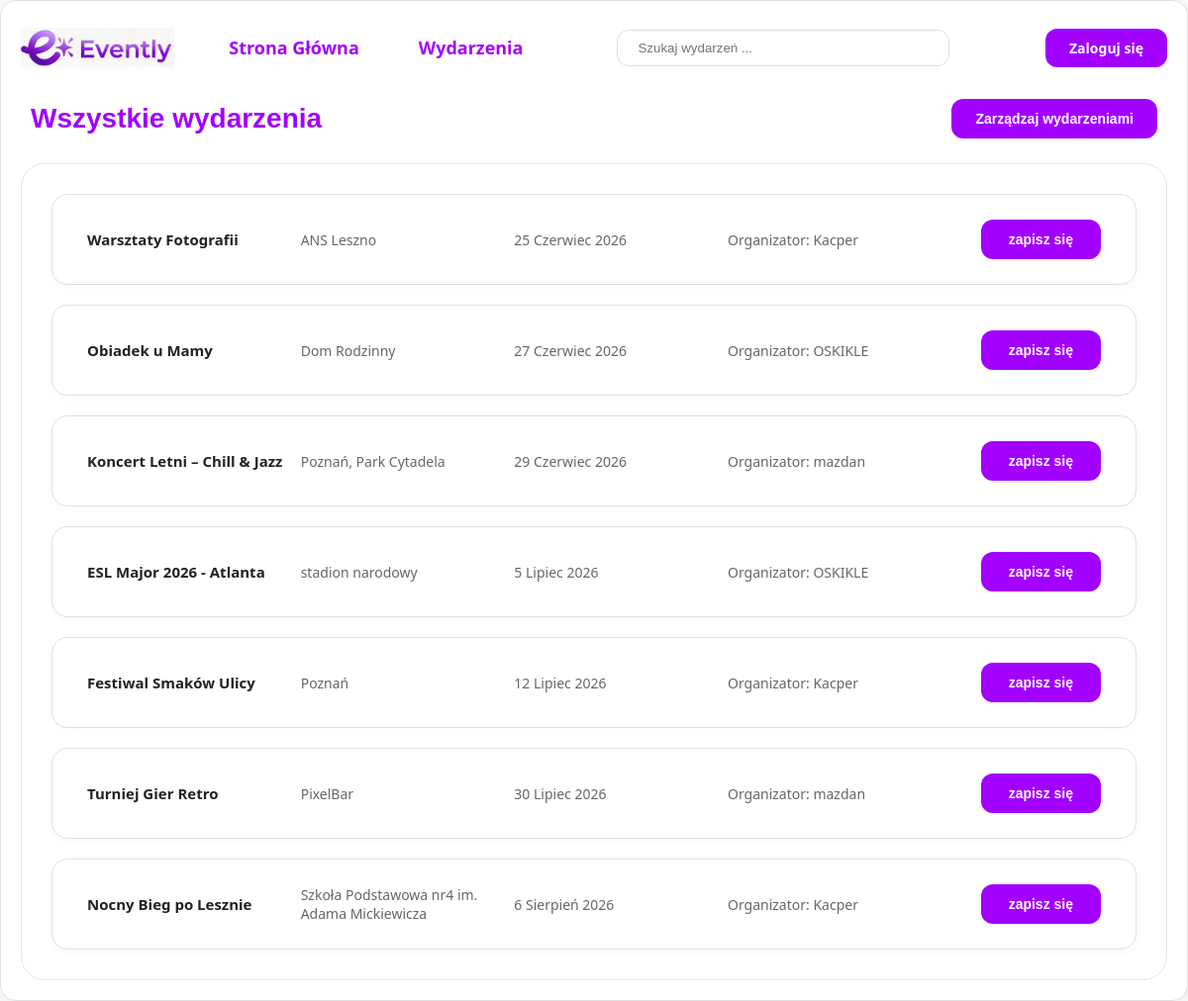
The app's page /wydarzenia/ with its own data.
### wydarzenia/models.py (models this page shows, shortened)
class Wydarzenie(models.Model):
    nazwa = models.CharField(max_length=200)
    miejsce = models.CharField(max_length=200)
    data = models.DateField()
    organizator = models.CharField(max_length=200)
    opis = models.TextField()
    autor = models.ForeignKey(User, on_delete=models.CASCADE)

### wydarzenia/views.py (the view)
# urls.py: path('wydarzenia/', views.lista_wydarzen, name='events'),
def lista_wydarzen(request):
    query = request.GET.get('q')
    wydarzenia = Wydarzenie.objects.filter(data__gte=timezone.now()).order_by('data')
    if query:
        wydarzenia = wydarzenia.filter(
            Q(nazwa__icontains=query) | Q(miejsce__icontains=query)
        )
    return render(request, 'wydarzenia.html', {'wydarzenia': wydarzenia})

### templates/wydarzenia.html (shortened to what this page needs)
{% load static %}
<!DOCTYPE html>
<html lang="pl">
<head>
    <link rel="stylesheet" href="{% static 'style.css' %}">
</head>
<body>
<div class="app-container" style="width: 100%; box-sizing: border-box;">
    <header class="main-header" style="display: flex; justify-content: space-between; align-items: center; width: 100%; padding: 10px 20px; box-sizing: border-box; margin-top: 15px;">
        <div style="display: flex; align-items: center; gap: 40px;">
            <a href="/">
                <img src="{% static 'logo.png' %}" alt="Evently Logo" class="logo-img" style="height: 40px; cursor: pointer;">
            </a>
            <nav class="nav-tabs" style="display: flex; gap: 30px;">
                <a href="/" class="tab-btn">Strona Główna</a>
                <a href="/wydarzenia/" class="tab-btn active">Wydarzenia</a>
            </nav>
        </div>
        <div style="flex-grow: 1; max-width: 500px; margin: 0 40px;">
            <form action="{% url 'events' %}" method="GET" style="flex-grow: 1; max-width: 500px; margin: 0 40px;">
    <input type="text" name="q" placeholder="Szukaj wydarzeń ..."
           value="{{ request.GET.q }}"
           class="search-bar"
           style="width: 100%; padding: 10px 20px; border: 1px solid #dddddd; border-radius: 12px; outline: none;">
</form>
        </div>
        <div style="display: flex; align-items: center; min-width: 140px; justify-content: flex-end; position: relative;">
            {% if user.is_authenticated %}
                <div class="user-menu-wrapper" style="position: relative; display: inline-block;">
                    <span id="userMenuBtn" style="font-weight: 700; color: #A200FF; cursor: pointer; padding: 10px 0; display: inline-block; font-size: 15px; letter-spacing: 0.5px; user-select: none;">
                        {{ user.username }} ▾
                    </span>
                    <div id="userDropdown" style="display: none; position: absolute; right: 0; top: 100%; background-color: white; border: 1px solid #e0e0e0; border-radius: 12px; box-shadow: 0 8px 24px rgba(0,0,0,0.1); min-width: 150px; z-index: 100; padding: 6px 0;">
    <a href="/moje-wydarzenia/" class="dropdown-item" style="display: block; padding: 10px 16px; color: #333333; text-decoration: none; font-size: 14px; font-weight: 600; transition: background 0.2s; border-radius: 6px; margin: 0 6px;">
        Moje wydarzenia
    </a>
    <a href="/moje-zapisy/" class="dropdown-item" style="display: block; padding: 10px 16px; color: #333333; text-decoration: none; font-size: 14px; font-weight: 600; transition: background 0.2s; border-radius: 6px; margin: 0 6px;">
        Moje zapisy
    </a>
    <div style="border-top: 1px solid #eeeeee; margin: 6px 0;"></div>
    <a href="/wyloguj/" class="dropdown-item-logout" style="display: block; padding: 10px 16px; color: #f44336; text-decoration: none; font-size: 14px; font-weight: 600; transition: background 0.2s; border-radius: 6px; margin: 0 6px;">
        Wyloguj się
    </a>
</div>
                </div>
                <style>
                    .dropdown-item:hover { background-color: #f5f5f5; }
                    .dropdown-item-logout:hover { background-color: #ffeef0; }
                </style>
                <script>
                    const menuBtn = document.getElementById('userMenuBtn');
                    const dropdown = document.getElementById('userDropdown');
                    if (menuBtn && dropdown) {
                        menuBtn.addEventListener('click', function(e) {
                            e.stopPropagation();
                            dropdown.style.display = dropdown.style.display === 'block' ? 'none' : 'block';
                        });
                        document.addEventListener('click', function(e) {
                            if (!menuBtn.contains(e.target) && !dropdown.contains(e.target)) dropdown.style.display = 'none';
                        });
                    }
                </script>
            {% else %}
                <a href="/logowanie/" class="btn-primary" style="text-decoration: none; padding: 10px 24px; border-radius: 12px; color: white; background-color: #A200FF; font-size: 14px; font-weight: 600; display: inline-block;">Zaloguj się</a>
            {% endif %}
        </div>
    </header>
    <main class="main-content" style="max-width: 1200px; margin: 0 auto; padding: 20px; box-sizing: border-box;">
        <div style="display: flex; justify-content: space-between; align-items: center; margin-bottom: 25px; padding: 0 10px;">
            <h2 class="section-title" style="margin: 0; font-family: sans-serif; font-weight: 700;">Wszystkie wydarzenia</h2>
            <div>
                {% if user.is_authenticated %}
    <a href="/moje-wydarzenia/"
       class="btn-primary"
       style="background-color: #A200FF; text-decoration: none; padding: 12px 24px; border-radius: 12px; color: white; font-size: 14px; font-weight: 600; display: inline-block;">
        Zarządzaj wydarzeniami
    </a>
{% else %}
    <button onclick="alert('Musisz być zalogowany!')"
            style="background-color: #A200FF; border: none; padding: 12px 24px; border-radius: 12px; color: white; font-size: 14px; font-weight: 600; cursor: pointer; display: inline-block;">
        Zarządzaj wydarzeniami
    </button>
{% endif %}
            </div>
        </div>
        <div style="background: white; border: 1px solid #e5e5e5; border-radius: 24px; padding: 30px; display: flex; flex-direction: column; gap: 20px;">
            {% for wydarzenie in wydarzenia %}
            <div style="display: flex; justify-content: space-between; align-items: center; background: white; border: 1px solid #e0e0e0; border-radius: 16px; padding: 25px 35px; box-shadow: 0 4px 12px rgba(0,0,0,0.02);">
                <div style="display: flex; align-items: center; justify-content: space-between; flex-grow: 1; margin-right: 40px;">
    <a href="{% url 'szczegoly_wydarzenia' wydarzenie.id %}"
   style="font-size: 15px; font-weight: 700; color: #222; width: 25%; text-decoration: none;">
    {{ wydarzenie.nazwa }}
</a>
    <span style="font-size: 14px; color: #666666; width: 25%;">{{ wydarzenie.miejsce }}</span>
    <span style="font-size: 14px; color: #666666; width: 25%;">{{ wydarzenie.data|date:"j F Y" }}</span>
    <span style="font-size: 14px; color: #666666; width: 25%;">Organizator: {{ wydarzenie.autor.username }}</span>
</div>
                <div>
                    <div>
                        {% if user.is_authenticated %}
    <a href="{% url 'zapisz_sie' wydarzenie.id %}"
       style="background-color: #A200FF; border: none; padding: 12px 28px; border-radius: 12px; color: white; text-decoration: none; font-size: 14px; font-weight: 600; cursor: pointer; display: inline-block;">
        zapisz się
    </a>
{% else %}
    <button onclick="alert('Musisz być zalogowany!')"
            style="background-color: #A200FF; border: none; padding: 12px 28px; border-radius: 12px; color: white; font-size: 14px; font-weight: 600; cursor: pointer; display: inline-block;">
        zapisz się
    </button>
{% endif %}
                    </div>
                </div>
            </div>
            {% empty %}
            <p style="text-align: center; color: #888;">Brak dostępnych wydarzeń w bazie.</p>
            {% endfor %}
        </div>
    </main>
</div>
</body>
</html>

### static/style.css (style rules this page uses)
* { box-sizing: border-box; margin: 0; padding: 0; }
html { overflow-y: scroll; }
body { font-family: 'Segoe UI', Tahoma, Geneva, Verdana, sans-serif; background-color: #f5f5f5; color: #333; display: flex; justify-content: center; padding: 40px 20px; }
.app-container { width: 1200px; background-color: #ffffff; border: 1px solid #e0e0e0; border-radius: 16px; min-height: 750px; box-shadow: 0 10px 30px rgba(0,0,0,0.05); overflow: hidden; }
.logo-img { height: 40px; width: 220; display: block; }
.nav-tabs { display: flex; gap: 15px; }
.tab-btn { padding: 10px 15px; text-decoration: none; font-weight: 700; font-size: 18px; color: #A200FF; background-color: transparent; transition: opacity 0.2s; }
.tab-btn.active { background-color: transparent; color: #A200FF; }
.main-content { padding: 40px; }
.section-title { font-size: 28px; color: #A200FF; font-weight: 700; margin-bottom: 25px; }
.btn-primary { background-color: #A200FF; color: white; padding: 12px 28px; border-radius: 12px; text-decoration: none; font-weight: 600; border: none; cursor: pointer; font-size: 14px; transition: background 0.2s; }

### templates/wydarzenia.html (style rules this page uses)
body { margin: 0; padding: 0; background-color: #f9f9f9; display: flex; justify-content: center; }
.app-container { max-width: 1200px; width: 100%; background-color: white; }

### records on screen
Wydarzenie: nazwa "Warsztaty Fotografii", miejsce "ANS Leszno", data "25 Czerwiec 2026", autor.username "Kacper"
Wydarzenie: nazwa "Obiadek u Mamy", miejsce "Dom Rodzinny", data "27 Czerwiec 2026", autor.username "OSKIKLE"
Wydarzenie: nazwa "Koncert Letni – Chill & Jazz", miejsce "Poznań, Park Cytadela", data "29 Czerwiec 2026", autor.username "mazdan"
Wydarzenie: nazwa "ESL Major 2026 - Atlanta", miejsce "stadion narodowy", data "5 Lipiec 2026", autor.username "OSKIKLE"
Wydarzenie: nazwa "Festiwal Smaków Ulicy", miejsce "Poznań", data "12 Lipiec 2026", autor.username "Kacper"
Wydarzenie: nazwa "Turniej Gier Retro", miejsce "PixelBar", data "30 Lipiec 2026", autor.username "mazdan"
Wydarzenie: nazwa "Nocny Bieg po Lesznie", miejsce "Szkoła Podstawowa nr4 im. Adama Mickiewicza", data "6 Sierpień 2026", autor.username "Kacper"
